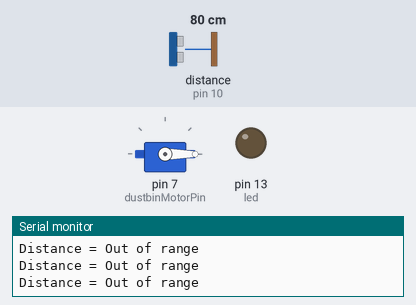
Simulated run of this sketch. Board: Arduino Uno, built with avr-gcc and run on an emulated ATmega328P. Parts: servo, output pins drawn as LEDs (lit = HIGH), the last lines printed to the serial monitor. Inputs (shaded band) come from the test bench; at power-on: distance to the obstacle (sensor on pin 10) 80 cm. The echo pulse lasts 58.3 µs per cm.

Above: at 1.3 s.
1.4 s: distance to the obstacle (sensor on pin 10) set to 2 cm
2.9 s: distance to the obstacle (sensor on pin 10) set to 4 cm
At 17.6 s:
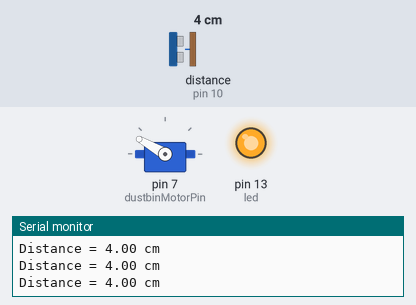
At 21.4 s:
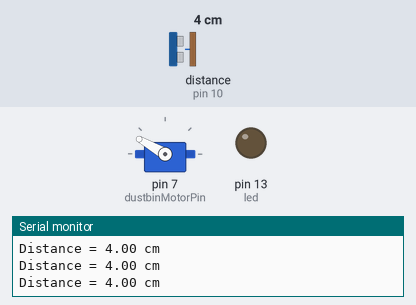
Timing chart, 0 to 23.1 s (numbered marks = the images above; inputs shaded):
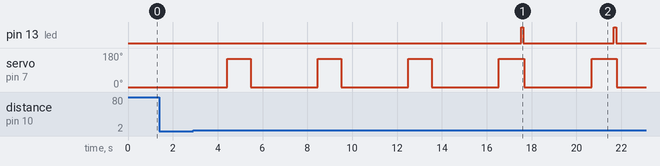

Measured:
- after the input at 2.9 s, pin 13 (led): alternates HIGH for 0.10 s and LOW for 4.0 s, starting after 14.6 s
- by itself, servo on pin 7 (dustbinMotorPin): alternates 150° for 1.0 s and 0° for 3.0 s

The sketch:

smartdustbinmain.ino
```cpp
// This uses Serial Monitor to display Range Finder distance readings

// Include NewPing Library
#include "NewPing.h"
#include <Servo.h>//servo library
Servo dustbinMotor;
int count=0;
long duration, dist, average;
long aver[3];  //array for average
int led=13;


// setup trigger and echo pin of ultrasonic sensor
#define TRIGGER_PIN 9
#define ECHO_PIN 10
#define dustbinMotorPin 7

// Maximum distance we want to ping for (in centimeters).
#define MAX_DISTANCE 200

// setup of pins and maximum distance.
NewPing sonar(TRIGGER_PIN, ECHO_PIN, MAX_DISTANCE);
float distance;

void setup()
{
  Serial.begin(9600);
  dustbinMotor.attach(dustbinMotorPin);
  dustbinMotor.write(0);         //close cap on power on
  delay(100);
  dustbinMotor.detach();
  pinMode(led,OUTPUT);
}

void loop()
{
  // Send ping, get distance in cm
  // Send results to Serial Monitor
  Serial.print("Distance = ");
   for (int i=0;i<=2;i++)
   {
     distance = sonar.ping_cm();
     aver[i]=distance;
     delay(10);              //delay between measurements
    }
  dist=(aver[0]+aver[1]+aver[2])/3;
  if (dist >= 40 || dist <= 2)
  {
    Serial.println("Out of range");
  }
  else
  {
    count=count+1;
    Serial.print(distance);
    Serial.println(" cm");
    dustbinMotor.attach(dustbinMotorPin);
    delay(1);
    dustbinMotor.write(0);
    delay(3000);
    dustbinMotor.write(150);
    delay(1000);
    dustbinMotor.detach();
  }
  if(count>3)//blink if dustbin is full
  {
    digitalWrite(led,HIGH);
    delay(100);
    digitalWrite(led,LOW);
  }
}
```
